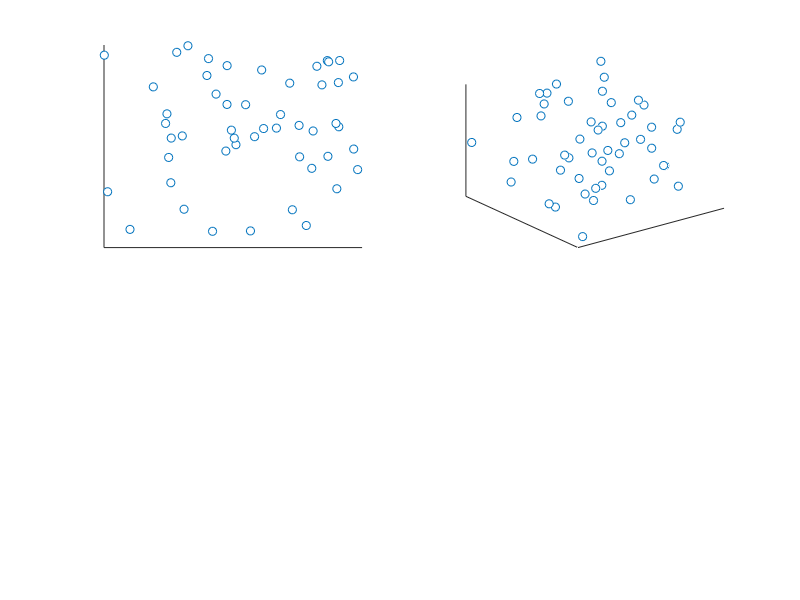

Recreate this plot in MATLAB.
% Victor Z
% UW-Madison, 2019
% show how to fill-up space

clc;  clear all; close all hidden; 
format short 

% specify mean and covariance 
n=50;

figure(1)
subplot(2,2,1)
rng(0)
R = unifrnd(-1,1,n,2)
scatter(R(:,1),R(:,2),'blacko','MarkerFacecolor','w')
xticks([])
yticks([])
box off

subplot(2,2,2)
rng(0)
R = unifrnd(-1,1,n,3)
scatter3(R(:,1),R(:,2),R(:,3),'blacko','MarkerFacecolor','w')
xticks([])
yticks([])
zticks([])
box off

print -dpdf domains_clouds.pdf
